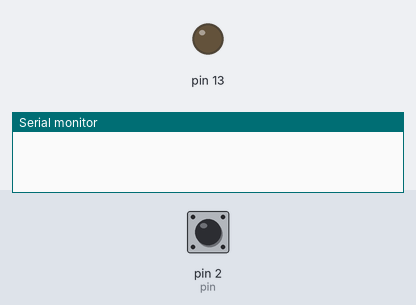
Simulated run of this sketch. Board: Arduino Uno, built with avr-gcc and run on an emulated ATmega328P. Parts: output pins drawn as LEDs (lit = HIGH), the last lines printed to the serial monitor. The test bench sets the inputs (shaded band); at power-on: pin 2 (pin) HIGH.

Above: at 1.2 s.
1.3 s: pin 2 (pin) pulled LOW for 0.15 s
At 1.37 s:
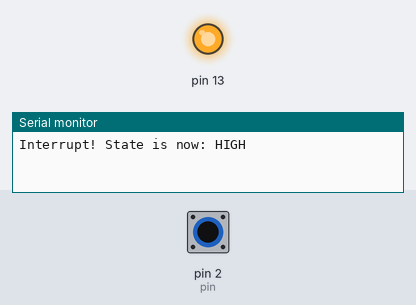
2.9 s: pin 2 (pin) pulled LOW for 3.2 s
At 6.8 s:
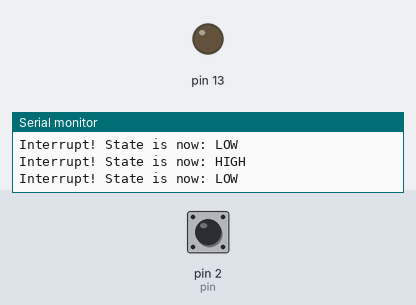
Timing chart, 0 to 8.3 s (numbered marks = the images above; inputs shaded):
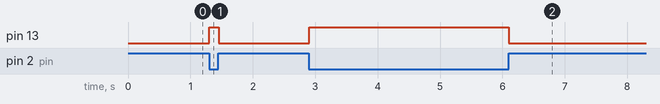

Measured:
- after the input at 1.3 s, pin 13: LOW → HIGH at once, → LOW 0.15 s later
- after the input at 2.9 s, pin 13: LOW → HIGH at once, → LOW 3.2 s later

The sketch:

interrupt.ino
```cpp
int pin = 2; // interrupt pin
volatile int state = LOW;

void setup() {
  pinMode(13, OUTPUT);
  pinMode(pin, INPUT_PULLUP); // استفاده از مقاومت pull-up داخلی
  Serial.begin(9600); // شروع ارتباط سریال
  attachInterrupt(digitalPinToInterrupt(pin), blink, CHANGE);
}

void loop() {
  digitalWrite(13, state);
}

void blink() {
  state = !state;
  Serial.print("Interrupt! State is now: ");
  Serial.println(state == HIGH ? "HIGH" : "LOW");
}
```
